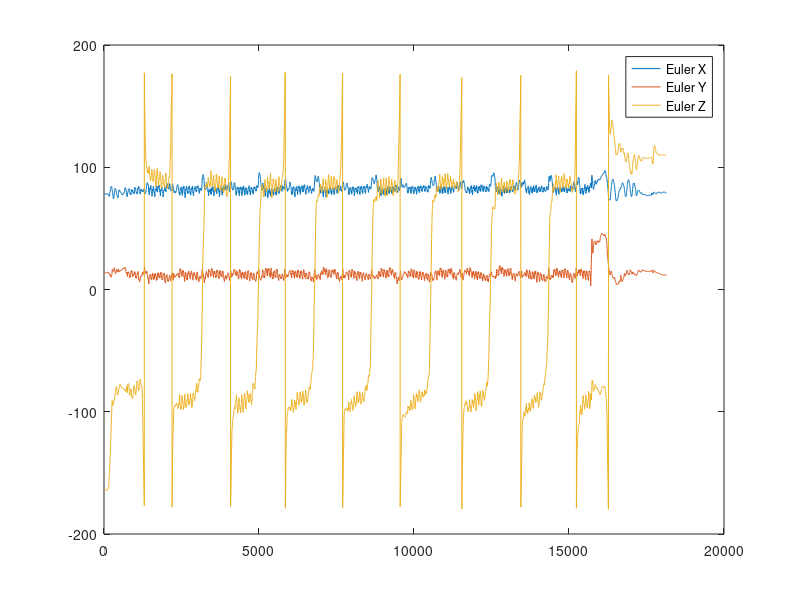
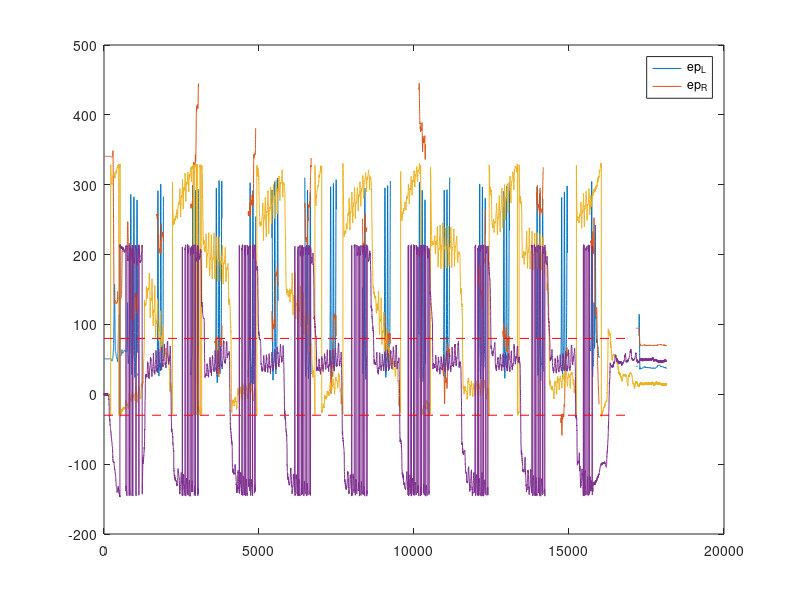

Source code (MATLAB) for these figures, in order: (Note: this script raises an error after producing the figures.)
% Zhu_0414_data_slip = data20220414163308(1:2:end,:);
% Marker Order:
% Left foot: Heel, Toe, Side, Top
% Right foot: Heel, Toe, Side, Top
load('Chunchu_0416.mat');
% IMU Order:
% Trunk, Right Thigh, Left Thigh, Right Shank, Left Shank, Right Heel, 
% Left Heel
IMU.TK = Zhu_0414_data_slip(:,37:45);
IMU.RT = Zhu_0414_data_slip(:,46:54);
IMU.LT = Zhu_0414_data_slip(:,55:63);
IMU.RK = Zhu_0414_data_slip(:,64:72);
IMU.LK = Zhu_0414_data_slip(:,73:81);
IMU.RH = Zhu_0414_data_slip(:,82:90);
IMU.LH = Zhu_0414_data_slip(:,91:99);

IMU.RK_Z_Zeroed = mean(IMU.RK(1:100,7));
IMU.LK_Z_Zeroed = mean(IMU.LK(1:100,7));
IMU.RT_Z_Zeroed = mean(IMU.RT(1:100,7));
IMU.LT_Z_Zeroed = mean(IMU.LT(1:100,7));
IMU.RH_Z_Zeroed = mean(IMU.RH(1:100,7));
IMU.LH_Z_Zeroed = mean(IMU.LH(1:100,7));

l = 0.2;
L_hh = 1;
%% Slip detection data analysis
% Chunchu's Data
% Zhu_0414_data_slip = Zhu_0414_data_slip(8140:end,:);
l_heel = Zhu_0414_data_slip(:,7:9);
l_toe = Zhu_0414_data_slip(:,10:12);
l_top = Zhu_0414_data_slip(:,16:18);
r_heel = Zhu_0414_data_slip(:,19:21);
r_toe = Zhu_0414_data_slip(:,22:24);
r_top = Zhu_0414_data_slip(:,28:30);

freq = Zhu_0414_data_slip(:,2);
r_gaitStage = Zhu_0414_data_slip(:,3); 
l_gaitStage = Zhu_0414_data_slip(:,4);
slipRight = Zhu_0414_data_slip(:,5);
slipLeft = Zhu_0414_data_slip(:,6);

plot(IMU.TK(:,9));hold on;plot(IMU.TK(:,8));plot(IMU.TK(:,7));legend('Euler X','Euler Y','Euler Z');
figure; plot(l_heel(:,3));hold on; plot(l_heel(:,1));
%%
pelvisAcc = IMU.TK(:,5);
forwardFootAcc_L = IMU.LH(:,4).*cosd(IMU.LT(:,7) - IMU.LT_Z_Zeroed + IMU.LH(:,7)-IMU.LH_Z_Zeroed) - IMU.LH(:,5).*sind( IMU.LT(:,7) - IMU.LT_Z_Zeroed + IMU.LH(:,7)-IMU.LH_Z_Zeroed);
forwardFootAcc_R = IMU.RH(:,4).*cosd(IMU.RT(:,7) - IMU.RT_Z_Zeroed + IMU.RH(:,7)-IMU.RH_Z_Zeroed) - IMU.RH(:,5).*sind( IMU.RT(:,7) - IMU.RT_Z_Zeroed + IMU.RH(:,7)-IMU.RH_Z_Zeroed);
a_a_l = 0;
a_a_r = 0;
for i =2:length(IMU.RK)
    a_a_l = (IMU.LK(i,3) - IMU.LK(i-1,3))/0.01;
    a_a_r = (IMU.RK(i,3) - IMU.RK(i-1,3))/0.01;
    ep_L(i) = atan( (IMU.LK(i,4) + a_a_l*l) / (IMU.LK(i,5) + IMU.LK(i,3)^2*l) ) - (IMU.LK(i,7)-IMU.LK_Z_Zeroed);
    ep_R(i) = atan( (IMU.RK(i,4) + a_a_r*l) / (IMU.LK(i,5) + IMU.RK(i,3)^2*l) ) - (IMU.RK(i,7)-IMU.RK_Z_Zeroed);
end 

for i=1:length(ep_R)
    if(ep_R(i)<80 & ep_R(i)>20)
        foot_R(i) = forwardFootAcc_R(i);
        foot_L(i) = 0;
    elseif(ep_L(i)<30 & ep_L(i)>-30)
        foot_L(i) = forwardFootAcc_L(i);
        foot_R(i) = 0;
    else
        foot_L(i) = 0;
        foot_R(i) = 0;
    end
end


%%  Slip indicator
% original
dd_q_hh_l = (pelvisAcc - forwardFootAcc_L) / L_hh;
dd_q_hh_r = (pelvisAcc - forwardFootAcc_R) / L_hh;
slip_indicator_l = forwardFootAcc_L ./ (2.718.^ (dd_q_hh_l - 40)) / 10^17;
slip_indicator_r = forwardFootAcc_R ./ (2.718.^ (dd_q_hh_r - 40)) / 10^17;

% dd_q_hh_l = (pelvisAcc - foot_L') / L_hh;
% dd_q_hh_r = (pelvisAcc - foot_R') / L_hh;
% slip_indicator_l = foot_L' ./ (2.718.^ (dd_q_hh_l - 40)) / 10^17;
% slip_indicator_r = foot_R' ./ (2.718.^ (dd_q_hh_r - 40)) / 10^17;

plot(ep_L)
hold on
plot(ep_R)


line([0 1.7*10^4],[80 80],'Color','red','LineStyle','--')
line([0 1.7*10^4],[-30 -30],'Color','red','LineStyle','--')
legend("ep_L","ep_R")
hold on



%% Analyze data from 10900 - 11200
pelvisAcc = IMU.TK(:,5);
forwardFootAcc_L = IMU.LH(:,4).*cosd(IMU.LH(:,7)-IMU.LH_Z_Zeroed) - IMU.LH(:,5).*sind(IMU.LH(:,7)-IMU.LH_Z_Zeroed);
forwardFootAcc_R = IMU.RH(:,4).*cosd(IMU.RH(:,7)-IMU.RH_Z_Zeroed) - IMU.RH(:,5).*sind(IMU.RH(:,7)-IMU.RH_Z_Zeroed);
% a_a_l = 0;
% a_a_r = 0;
for i =10900:11200
    a_a_l(i) = (IMU.LK(i,3) - IMU.LK(i-1,3))/0.01;
    a_a_r(i) = (IMU.RK(i,3) - IMU.RK(i-1,3))/0.01;
    ep_L(i) = atan( (IMU.LK(i,4) + a_a_l*l) / (IMU.LK(i,5) + IMU.LK(i,3)^2*l) ) - (IMU.LK(i,7)-IMU.LK_Z_Zeroed);
    ep_R(i) = atan( (IMU.RK(i,4) + a_a_r*l) / (IMU.LK(i,5) + IMU.RK(i,3)^2*l) ) - (IMU.RK(i,7)-IMU.RK_Z_Zeroed);
end 

figure
plot(l_heel(10900:11200,3));
hold on
plot(ep_L(10900:11200));
plot(l_gaitStage(10900:11200))

% plot(forwardFootAcc_L);hold on
% plot(forwardFootAcc_R)
% plot(slip_indicator_l,'g')
% plot(slip_indicator_r,'k')

%   Serial.print(TKAVx);
%   Serial.print(",");
%   Serial.print(TKAVy);
%   Serial.print(",");
%   Serial.print(TKAVz);
%   Serial.print(",");
%   Serial.print(TKLAx);
%   Serial.print(",");
%   Serial.print(TKLAy);
%   Serial.print(",");
%   Serial.print(TKLAz);
%   Serial.print(",");
%   Serial.print(TKEulerz);
%   Serial.print(",");
%   Serial.print(TKEulery);
%   Serial.print(",");
%   Serial.print(TKEulerx);
